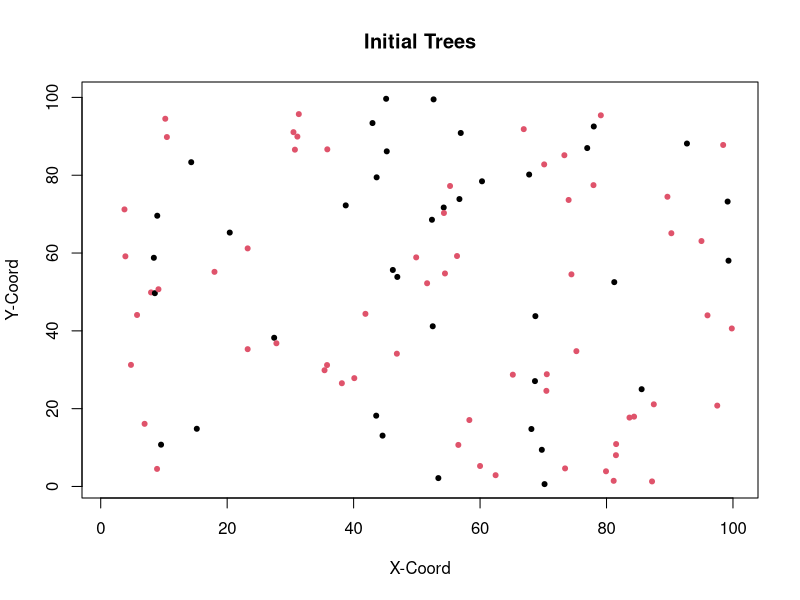

Write R code to recreate this figure. (Note: this script raises an error after producing the figure.)
#Load packages

library(tidyverse) 
library(gridExtra) 


### Initialize params ###

# Set up a grid to represent land
#Place individuals on plot
xsize = ysize = 100

numInd = 100
numSpecies = 2
data <-  tibble("ID" = 1:numInd, "age" = 3, 
                species = sample(numSpecies, numInd, replace = TRUE), "xlocation" = runif(numInd, 0, 100), 
                "ylocation" = runif(numInd,0,100), "parentalDistance" = 0, "Pathogen" = 0)

infected <- sample(numInd, numInd/4)
data$Pathogen[which(data$ID %in% infected)] <- 1

plot(data$xlocation, data$ylocation, col = data$species, pch = 20, xlim = c(1,100), ylim = c(1,100),
     xlab = "X-Coord", ylab = "Y-Coord", main = "Initial Trees")



#Set up rates of birth/death/growth etc...
deltaT = 1 #1 year periods of growth
ageChange = deltaT
dispParam = 8 #dispersalParam
uniqueSp = unique(data$species)
numYears = 1000



#Carrying Capacity
K= 2000
growthRate1 = 0.5
growthRate2= 0.5
#Pathogen initials
PathDensParam = 7

infectionRate1 = 0
infectionRate2 = 1

healthyDeathRate = 0.01

infectedDeathRate1 = 0
infectedDeathRate2 = 0
# Used for summary statistics
speciesPopulation = NULL
pathPop = NULL
agePops = NULL
pathAgePop = NULL
denseSpecies <- NULL

### MAIN LOOP ####


for(t in seq(0, numYears, by = deltaT)){ 
  
  #disperse seed
  adults <- data[data$age > 3, ]
  seedsPerSpecies <- NULL
  for (i in 1:numSpecies){
    speciesPop = nrow(data[data$species == i,])
    numSeeds <- carryingCapacity(i, speciesPop, nrow(data), K)
    seedsPerSpecies <- c(seedsPerSpecies, numSeeds)
  }
  Ind = data[1, ]
  babies <- dispersal(adults)
  data <- bind_rows(data, babies)
  
  #Background death of adults. Death rate decreases with age
  data <- backgroundDeath(data)
  
  #Count number of each species
  countSpecies <- speciesSize(data$species)
  speciesPopulation <-  bind_rows(speciesPopulation, countSpecies)
  
  #pathogens reproduce
  newPathogens <- pathGrowth(data)
  data$Pathogen[which(data$ID %in% newPathogens$ID)] <- 1
  
  #Supplemental
  countPaths <- data[data$Pathogen==1,]
  pathAges <- speciesSize(countPaths$species)
  pathPop <- bind_rows(pathPop, pathAges)
  
  
  #Supp  functions/Statistics
  ages <- tibble("gen" = t, "babies" = nrow(subset(data, age < 6)), "young" = nrow(subset(data, age >= 6 & age <=20)), "middle aged" = nrow(subset(data, age > 20 &
                                                                                                                                                     age < 50)), 
                 "old" = nrow(subset(data, age >= 50)))
  agePops <- bind_rows(agePops, ages)

  
  #These fucntions plot the trees every generation. I mainly use these when trying to
  #paramterize something so I can see the effects on several generations. Otherwise comment them out
  
  plot(data$xlocation, data$ylocation, col = data$species, pch = 20, xlim = c(1,100), ylim = c(1,100),
       main = "Tree Population Size", ylab = "Count", xlab = "Generation")
 
  print(t)
  
  #Grow
  data$age = data$age + deltaT
  
}


##### MAIN FUNCTIONS #######

#Carrying Capacity limitis birth rates

carryingCapacity = function(species,speciesN, totalN, K){
  if(species==1){
    s = speciesN * growthRate1
  }else{
    s = speciesN * growthRate2
  }
  popGrowth <- (s*(K-totalN)/K)
  popGrowth <-  ifelse(popGrowth > 0, popGrowth, 0)
  return(popGrowth)
  
}

#Disperse x number of seeds per parent. 

dispersal <- function(Trees){
  babies = NULL
  for(i in 1:numSpecies){
    speciesTree <- Trees[Trees$species == i,]
    if(nrow(speciesTree)> 0){
      #Before running this, we calculate seeds per species using the carrying capacity function
      numBabies <- ceiling(seedsPerSpecies[i])
      #take a random sample of conspecific adult trees to disperse the seeds
      parents <- slice_sample(speciesTree, n = numBabies, replace = TRUE)
      if (nrow(parents)>0){
        for (i in 1:nrow(parents)){
          parent = parents[i,]
          baby = parent[1, ]
          baby$age = as.integer(0)
          if(parent$species == 1){
            baby$ID  = max(data$ID) + i 
          }
          else{
            baby$ID  = max(babies$ID) + i 
          }
          baby$species  =  parent$species
          babyDist = (rnorm(1, mean=0, sd=dispParam))
          baby$Pathogen = 0
          r = babyDist * sqrt(runif(1))
          theta = runif(1)*2*pi
          baby$xlocation = ((r*cos(theta)) + parent$xlocation) %% xsize
          baby$ylocation = ((r*sin(theta)) + parent$ylocation) %% ysize
          baby$parentalDistance = abs(r)
          babies <- bind_rows(babies, baby)
        }
      }
      
    }
  }
  return(babies)
}




#Natural Background death
backgroundDeath <- function(population){
  living = c()
  probDeath = c()
  for (i in 1:nrow(population)){
    if (data[i,]$Pathogen == 1 & data[i,]$species ==1){
      alive <- (runif(1) > infectedDeathRate1)
      living[i] = alive
    }else if (data[i,]$Pathogen == 1 & data[i,]$species ==2) {
      alive <- (runif(1) > infectedDeathRate2)
      living[i] = alive
    }
    else{
      alive <- (runif(1) > healthyDeathRate)
      living[i] = alive
    }
    
  }
  return(population[living,])
}




#### virulence FUNCTIONS ######

pathGrowth <- function(trees){
  newPathogens <- NULL
  infectedTrees <- data[data$Pathogen == 1,]
  healthyTrees <- data[data$Pathogen == 0,]
  for (i in 1:nrow(infectedTrees)){
    indTree = infectedTrees[i, ]
    newInfections = subset(healthyTrees, xlocation > (indTree$xlocation - (PathDensParam))%% xsize
                           & xlocation < (indTree$xlocation + (PathDensParam))%% xsize
                           & ylocation > (indTree$ylocation - (PathDensParam))%% xsize
                           & ylocation < (indTree$ylocation + (PathDensParam))%% xsize
                           & species == indTree$species)
    if (indTree$species==1){
      newInfections <- slice_sample(newInfections, n = round(nrow(newInfections)* infectionRate1))
      newPathogens <- bind_rows(newPathogens, newInfections)
    }else{
      newInfections <- slice_sample(newInfections, n = round(nrow(newInfections)* infectionRate2))
      newPathogens <- bind_rows(newPathogens, newInfections)
    }
    
    
  }
  newPathogens <- newPathogens[!duplicated(newPathogens),]
  return(newPathogens)
}



### SUPPLEMENTAL FUNCTIONS###


#Plot trees
plotSpecies(speciesPopulation) 
totals <- speciesPopulation %>% mutate(total = (`Species 1` + `Species 2` + `Species 3`))
plot(totals$total, pch = 20, col = "cadetblue3")


#Plot Pathogens
plotSpecies(pathPop)
totals <- pathPop %>% mutate(total = (`Species 1` + `Species 2` + `Species 3`))
plot(totals$total, pch = 20, col = "cadetblue3")

#Plot the age distribution over time of trees
agePops1 <-  pivot_longer(agePops, cols = !gen, names_to = "Group", values_to = "Count")
agePopGraph <- ggplot(agePops1, aes(gen, Count, color = Group))+
  geom_line()
agePopGraph



#Plot amount of each species
plotSpecies <- function(speciesPopulation){
  speciesPopulation <- add_column(speciesPopulation, gen = 1:nrow(speciesPopulation))
  speciesPopulation <- pivot_longer(speciesPopulation, cols = starts_with("Species"), names_to = "Species",
                                    names_prefix = "Species ", values_to = "Count")
  ggplot(data = speciesPopulation, aes(gen, Count, col = Species))+
    geom_point()+
    geom_line()+
    ylim(0, max(speciesPopulation$Count))+
    ylab("Tree Count")
  
}

#Called from main for loop to track species
speciesSize <- function(speciesTypes){
  a = speciesTypes[speciesTypes == 1]
  b = speciesTypes[speciesTypes == 2]
  c = speciesTypes[speciesTypes == 3]
  
  df <- tibble("Species 1" = length(a), "Species 2" = length(b), "Species 3" = length(c))
  return(df)
}
